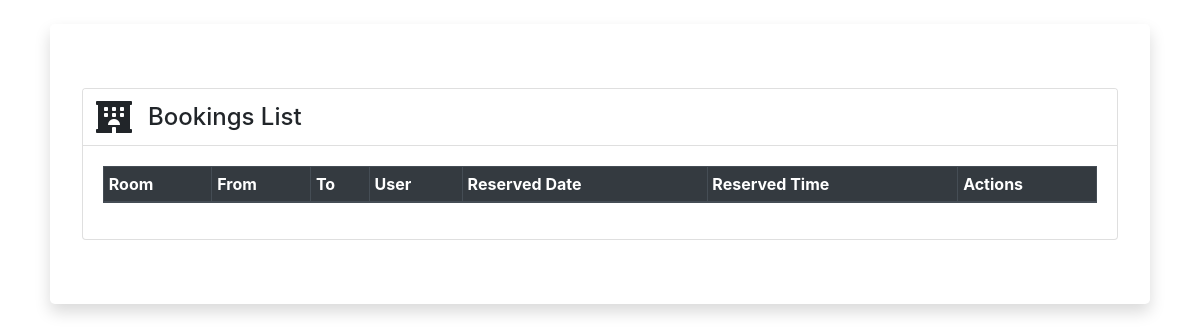
Before: /admin/Booking/listView.php with the older database file.
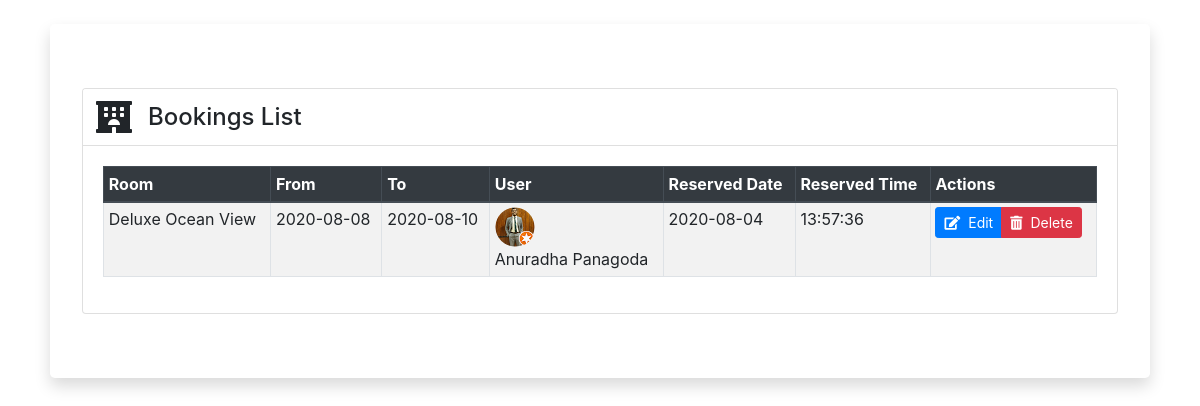
After: the same page with the newer database file.
### tables this page shows
CREATE TABLE `booking` (
  `id` bigint(20) NOT NULL AUTO_INCREMENT,
  `from` date DEFAULT NULL,
  `to` date DEFAULT NULL,
  `reserved_date` date DEFAULT NULL,
  `reserved_time` time DEFAULT NULL,
  `user_id` bigint(20) NOT NULL,
  `room_id` bigint(20) NOT NULL,
  `status` tinyint(4) DEFAULT NULL,
  PRIMARY KEY (`id`),
  KEY `fk_booking_user1_idx` (`user_id`),
  KEY `fk_booking_room1_idx` (`room_id`),
  CONSTRAINT `fk_booking_room1` FOREIGN KEY (`room_id`) REFERENCES `room` (`id`) ON DELETE NO ACTION ON UPDATE NO ACTION,
  CONSTRAINT `fk_booking_user1` FOREIGN KEY (`user_id`) REFERENCES `user` (`id`) ON DELETE NO ACTION ON UPDATE NO ACTION
);

CREATE TABLE `room` (
  `id` bigint(20) NOT NULL AUTO_INCREMENT,
  `name` varchar(45) DEFAULT NULL,
  `description` longtext,
  `size` int(11) DEFAULT NULL,
  `bed_type` varchar(45) DEFAULT NULL,
  `ideal_for` varchar(100) DEFAULT NULL,
  `view` varchar(45) DEFAULT NULL,
  `inter_connections` varchar(15) DEFAULT NULL,
  PRIMARY KEY (`id`)
);

CREATE TABLE `user` (
  `id` bigint(20) NOT NULL AUTO_INCREMENT,
  `first_name` varchar(45) DEFAULT NULL,
  `last_name` varchar(45) DEFAULT NULL,
  `image` varchar(200) DEFAULT NULL,
  `username` varchar(45) DEFAULT NULL,
  `password` varchar(45) DEFAULT NULL,
  `email` varchar(100) DEFAULT NULL,
  `status` tinyint(4) DEFAULT NULL,
  PRIMARY KEY (`id`)
);

### admin/function.php (called while the page is built, shortened)
<?php
function room($id){
    $roomSql="select * from room where id= '$id'";
    $roomResult=mysqli_query($GLOBALS['connection'],$roomSql);
    $roomData=mysqli_fetch_assoc($roomResult);
    return $roomData['name'];
}
function user($id){
    $userSql="select * from user where id= '$id'";
    $userResult=mysqli_query($GLOBALS['connection'],$userSql);
    if($userData=mysqli_fetch_assoc($userResult)){
        return $userData['first_name']." ".$userData['last_name'];
    }else{
        return "Guest";
    }
}
function userImage($id){
    $userSql="select * from user where id= '$id'";
    $userResult=mysqli_query($GLOBALS['connection'],$userSql);
    if($userData=mysqli_fetch_assoc($userResult)){
        return $userData['image'];
    }else{
        return "";
    }
}

### admin/Booking/listView.php (the view, shortened to what this page needs)
<?php
    include_once '../headerHTML.php';
    include_once "../function.php";
?>
<div class="container jumbotron bg-white shadow mt-4 col-11">
    <div class="card">
        <div class="card-header bg-white">
            <div class="row">
                <i class="fas fa-hotel mx-2 my-auto fa-2x"></i>
                <h4 class="ml-2 my-auto">Bookings List</h4>
            </div>
        </div>
        <div class="card-body">
            <div class="table-responsive">
                <table class="table table-striped table-bordered table-hover table-sm">
                    <thead class="thead-dark">
                        <tr>
                            <th>Room</th>
                            <th>From</th>
                            <th>To</th>
                            <th>User</th>
                            <th>Reserved Date</th>
                            <th>Reserved Time</th>
                            <th>Actions</th>
                        </tr>
                    </thead>
                    <tbody>
                <?php
                    $listSql='select * from booking';
                    $listResult=mysqli_query($connection,$listSql);
                    while($listRow=mysqli_fetch_assoc($listResult)){
                ?>
                        <tr>
                            <td><?php echo room($listRow['room_id']);?></td>
                            <td><?php echo $listRow['from'];?></td>
                            <td><?php echo $listRow['to'];?></td>
                            <td>
                                <img class="rounded-circle profile-picture"
                                    src="../../<?php echo userImage($listRow['user_id']);?>"
                                    alt="User Profile Picture"><br>
                                <?php echo user($listRow['user_id']);?>
                            </td>
                            <td><?php echo $listRow['reserved_date'];?></td>
                            <td><?php echo $listRow['reserved_time'];?></td>
                            <td>
                                <div class="btn-group" role="group">
                                    <a class="btn btn-primary btn-sm" href="editView.php?id=<?php echo $listRow['id'];?>" onclick="return confirm('Are you sure you want to edit this record?')"><i class="fas fa-edit mr-2"></i>Edit</a>
                                    <a class="btn btn-danger btn-sm" href="deleteController.php?id=<?php echo $listRow['id'];?>" onclick="return confirm('Are you sure you want to delete this record?')"><i class="fas fa-trash-alt mr-2"></i>Delete</a>
                                </div>
                            </td>
                        </tr>
                <?php } ?>
                    </tbody>
                </table>
            </div>
        </div>
    </div>
</div>
<?php
    include_once '../footerHTML.php';
?>

Changed rows visible on the page:
added booking: room.name "Deluxe Ocean View", from "2020-08-08", to "2020-08-10", user.image (picture), user.last_name "Anuradha Panagoda", reserved_date "2020-08-04", reserved_time "13:57:36"
